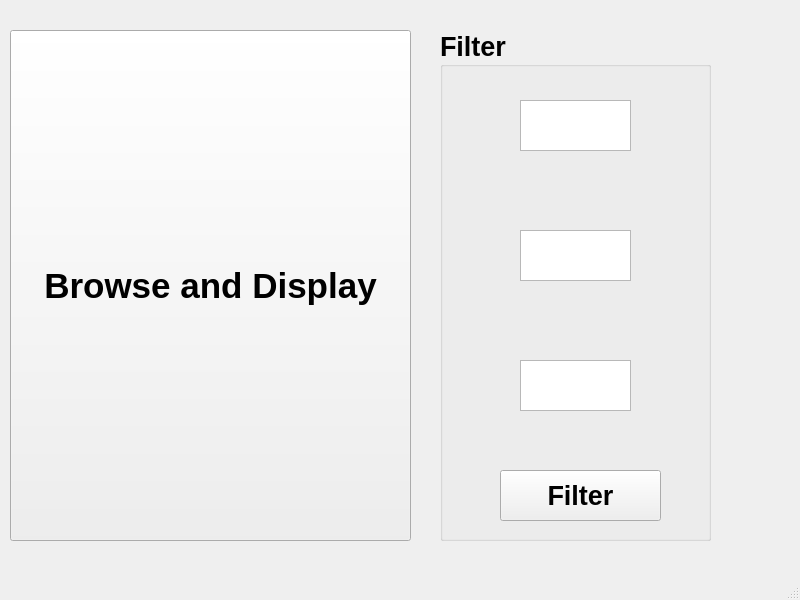
<?xml version="1.0" encoding="UTF-8"?>
<ui version="4.0">
 <class>MainWindow</class>
 <widget class="QMainWindow" name="MainWindow">
  <property name="geometry">
   <rect>
    <x>0</x>
    <y>0</y>
    <width>800</width>
    <height>600</height>
   </rect>
  </property>
  <property name="windowTitle">
   <string>MainWindow</string>
  </property>
  <widget class="QWidget" name="centralwidget">
   <widget class="QGroupBox" name="groupBox">
    <property name="geometry">
     <rect>
      <x>440</x>
      <y>30</y>
      <width>271</width>
      <height>511</height>
     </rect>
    </property>
    <property name="font">
     <font>
      <pointsize>20</pointsize>
      <weight>75</weight>
      <bold>true</bold>
     </font>
    </property>
    <property name="title">
     <string>Filter</string>
    </property>
    <widget class="QTextEdit" name="textEdit">
     <property name="geometry">
      <rect>
       <x>80</x>
       <y>200</y>
       <width>111</width>
       <height>51</height>
      </rect>
     </property>
    </widget>
    <widget class="QTextEdit" name="textEdit_2">
     <property name="geometry">
      <rect>
       <x>80</x>
       <y>70</y>
       <width>111</width>
       <height>51</height>
      </rect>
     </property>
    </widget>
    <widget class="QTextEdit" name="textEdit_3">
     <property name="geometry">
      <rect>
       <x>80</x>
       <y>330</y>
       <width>111</width>
       <height>51</height>
      </rect>
     </property>
    </widget>
    <widget class="QPushButton" name="Filter">
     <property name="geometry">
      <rect>
       <x>60</x>
       <y>440</y>
       <width>161</width>
       <height>51</height>
      </rect>
     </property>
     <property name="text">
      <string>Filter</string>
     </property>
    </widget>
   </widget>
   <widget class="QPushButton" name="Browse">
    <property name="geometry">
     <rect>
      <x>10</x>
      <y>30</y>
      <width>401</width>
      <height>511</height>
     </rect>
    </property>
    <property name="font">
     <font>
      <pointsize>26</pointsize>
      <weight>75</weight>
      <bold>true</bold>
     </font>
    </property>
    <property name="text">
     <string>Browse and Display</string>
    </property>
   </widget>
  </widget>
  <widget class="QMenuBar" name="menubar">
   <property name="geometry">
    <rect>
     <x>0</x>
     <y>0</y>
     <width>800</width>
     <height>21</height>
    </rect>
   </property>
  </widget>
  <widget class="QStatusBar" name="statusbar"/>
 </widget>
 <resources/>
 <connections/>
</ui>
